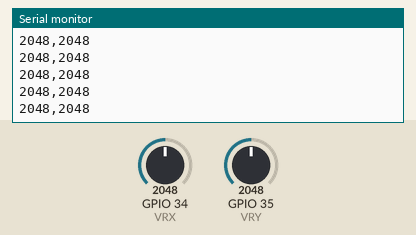
Recording of a sketch running on a simulated ESP32. Parts: the last lines printed to the serial monitor. The inputs (shaded band) are chosen by the test bench; at power-on: GPIO 34 (VRX) = 2048, GPIO 35 (VRY) = 2048.

Above: at 1.2 s.
1.3 s: GPIO 34 (VRX) set to 2866
At 2.1 s:
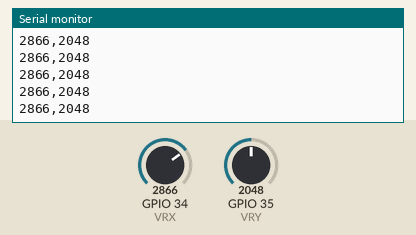
2.8 s: GPIO 35 (VRY) set to 2866
At 3.3 s:
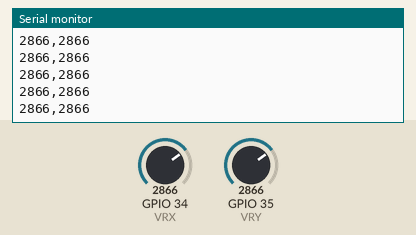
4.3 s: GPIO 34 (VRX) set to 3603
At 5.2 s:
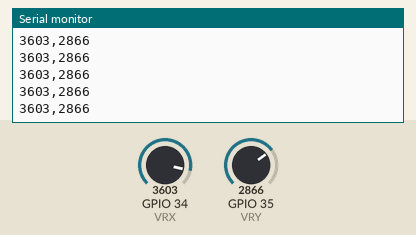
5.8 s: GPIO 35 (VRY) set to 3603
At 6.8 s:
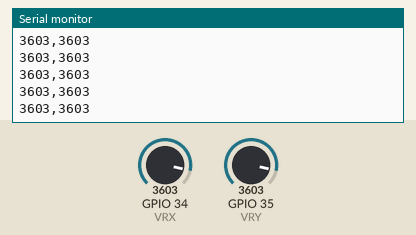
Timing chart, 0 to 8.3 s (numbered marks = the images above; inputs shaded):
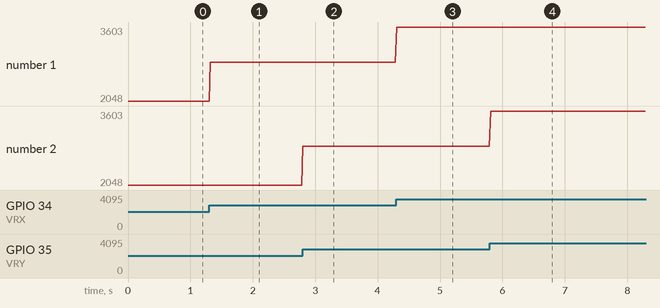

Measured:
- after the input at 1.3 s, the serial monitor: prints a new line at once (image 1)
- after the input at 2.8 s, the serial monitor: prints a new line at once (image 2)
- after the input at 4.3 s, the serial monitor: prints a new line at once (image 3)
- after the input at 5.8 s, the serial monitor: prints a new line at once (image 4)
- plotted number 1: 2048 → 2866 after the input at 1.3 s, 2866 → 3603 after the input at 4.3 s

The sketch:

joystick.ino
```cpp
#define VRX 34
#define VRY 35

void setup() {
  Serial.begin(115200);
}

void loop() {
  int x = analogRead(VRX);
  int y = analogRead(VRY);

  Serial.print(x);
  Serial.print(",");
  Serial.println(y);

  delay(20);
}
```
